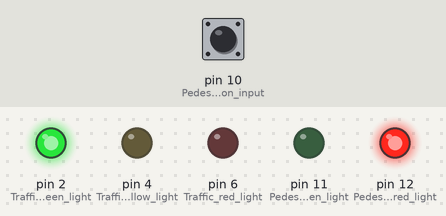
A sketch run on a simulated Arduino Uno, built with avr-gcc and run on an emulated ATmega328P. Shown: output pins drawn as LEDs (lit = HIGH). Inputs (shaded band) come from the test bench; at power-on: pin 10 (Pedestrian_button_input) LOW.

Above: at 1.2 s.
1.3 s: pin 10 (Pedestrian_button_input) pulled HIGH for 0.15 s
At 5.6 s:
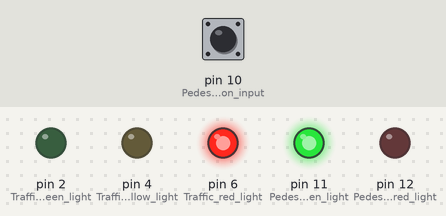
At 15.6 s:
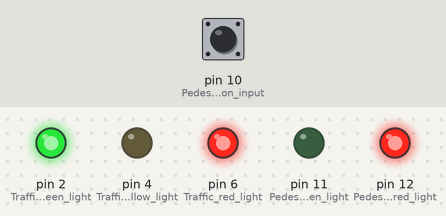
Timing chart, 0 to 15.9 s (numbered marks = the images above; inputs shaded):
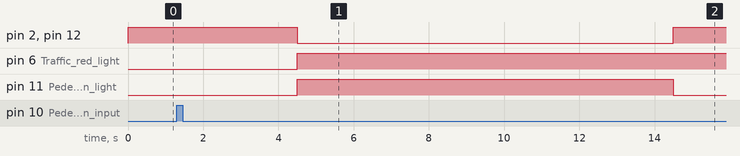

The sketch:

task_2.ino
```cpp
enum Status {green, yellow, red, pgreen, pred}; // Traffic and pedestrian states
Status status = green;

unsigned long lastMillis = 0;  // Tracks the last state update
unsigned long interval = 10000; // Default time interval
bool pedestrianRequest = false; // Tracks if the pedestrian button is pressed

void setup() {
  // Traffic light pins
  pinMode(12, OUTPUT); // Pedestrian red light
  pinMode(11, OUTPUT); // Pedestrian green light
  pinMode(10, INPUT);  // Pedestrian button input
  pinMode(6, OUTPUT);  // Traffic red light
  pinMode(4, OUTPUT);  // Traffic yellow light
  pinMode(2, OUTPUT);  // Traffic green light (and pedestrian wait indicator)
}

void loop() {
  unsigned long currentMillis = millis();

  int buttonState = digitalRead(10); // Read pedestrian button state
  if (buttonState == HIGH && !pedestrianRequest && status != pgreen) {
    pedestrianRequest = true;         // Set pedestrian request
    lastMillis = currentMillis;       // Reset timing
    status = pgreen;                  // Transition to pedestrian green state
    interval = 3200;                  // Time to transition traffic lights for pedestrians
  }

  if (pedestrianRequest) {
    handlePedestrianLights(currentMillis); // Manage pedestrian lights
  } else {
    handleTrafficLights(currentMillis); // Manage traffic lights
  }
}

void handleTrafficLights(unsigned long currentMillis) {
  switch (status) {
    case green:
      if (digitalRead(2) == LOW) {
        digitalWrite(2, HIGH); // Turn on traffic green light
        digitalWrite(12, HIGH); // Pedestrian red light ON
        lastMillis = currentMillis; // Reset timing
      }
      if (currentMillis - lastMillis >= interval) {
        digitalWrite(2, LOW); // Turn off traffic green light
        status = yellow;      // Transition to yellow state
        lastMillis = currentMillis;
        interval = 3000;      // Yellow light duration
      }
      break;

    case yellow:
      if (digitalRead(4) == LOW) {
        digitalWrite(4, HIGH); // Turn on traffic yellow light
        lastMillis = currentMillis;
      }
      if (currentMillis - lastMillis >= interval) {
        digitalWrite(4, LOW); // Turn off traffic yellow light
        status = red;         // Transition to red state
        lastMillis = currentMillis;
        interval = 10000;     // Red light duration
      }
      break;

    case red:
      if (digitalRead(6) == LOW) {
        digitalWrite(6, HIGH); // Turn on traffic red light
        lastMillis = currentMillis;
      }
      if (currentMillis - lastMillis >= interval) {
        digitalWrite(6, LOW); // Turn off traffic red light
        status = green;       // Return to green state
        lastMillis = currentMillis;
        interval = 10000;     // Green light duration
      }
      break;

    default:
      break;
  }
}

void handlePedestrianLights(unsigned long currentMillis) {
  switch (status) {
    case pgreen:
      if (currentMillis - lastMillis >= interval) {
        digitalWrite(6, HIGH);  // Turn on traffic red light
        digitalWrite(2, LOW);   // Turn off traffic green light
        digitalWrite(4, LOW);   // Turn off traffic yellow light
        digitalWrite(12, LOW); // Turn off pedestrian red light
        digitalWrite(11, HIGH); // Turn on pedestrian green light
        lastMillis = currentMillis;
        interval = 10000;       // Pedestrian green light duration
        status = pred;          // Transition to pedestrian red
      }
      break;

    case pred:
      if (currentMillis - lastMillis >= interval) {
        digitalWrite(11, LOW);  // Turn off pedestrian green light
        digitalWrite(12, HIGH); // Turn on pedestrian red light
        pedestrianRequest = false; // Reset pedestrian request
        status = green;         // Return to normal traffic light control
        lastMillis = currentMillis;
        interval = 10000;       // Reset interval for green
      }
      break;

    default:
      break;
  }
}
```

Measured:
- after the input at 1.3 s, pin 2 (Traffic_green_light): HIGH → LOW after 3.2 s instead of 8.7 s; pin 4 (Traffic_yellow_light): stays LOW (without the input it goes to HIGH after 8.7 s)
